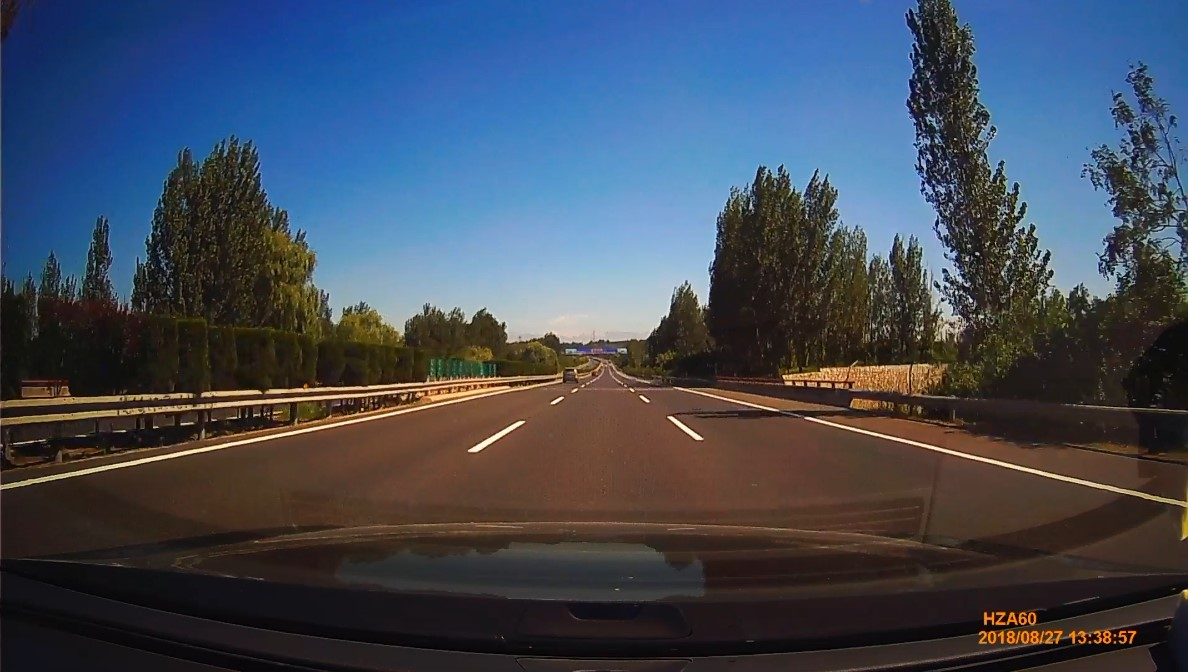
#> input picture Img_test/im1.jpg, 1188 x 672 px, found by its file name
$ python line_detect_test.py
#> lines starting #> are read from the running program, lines starting #| are printed output that depends on the picture; after the words box and inside, x2 and y2 are one past the last pixel; in counts of white or black regions, pixels touching at a corner belong together
import matplotlib.pyplot as plt
import matplotlib.image as mpimg
import numpy as np

# Read in the image
image = mpimg.imread('Img_test\im1.jpg')
#> image is the input picture: shape (672, 1188, 3); mean R, G, B 65.3, 74.2, 88.6

# Grab the x and y size and make a copy of the image
ysize = image.shape[0]
#> ysize = 672
xsize = image.shape[1]
#> xsize = 1188
color_select = np.copy(image)
line_image = np.copy(image)

# Define color selection criteria
# MODIFY THESE VARIABLES TO MAKE YOUR COLOR SELECTION
red_threshold = 200
green_threshold = 200
blue_threshold = 200

rgb_threshold = [red_threshold, green_threshold, blue_threshold]

# Define the vertices of a triangular mask.
# Keep in mind the origin (x=0, y=0) is in the upper left
# MODIFY THESE VALUES TO ISOLATE THE REGION
# WHERE THE LANE LINES ARE IN THE IMAGE
left_bottom = [100, 539]
right_bottom = [950, 539]
apex = [480, 290]

# Perform a linear fit (y=Ax+B) to each of the three sides of the triangle
# np.polyfit returns the coefficients [A, B] of the fit
fit_left = np.polyfit((left_bottom[0], apex[0]), (left_bottom[1], apex[1]), 1)
fit_right = np.polyfit((right_bottom[0], apex[0]), (right_bottom[1], apex[1]), 1)
fit_bottom = np.polyfit((left_bottom[0], right_bottom[0]), (left_bottom[1], right_bottom[1]), 1)

# Mask pixels below the threshold
color_thresholds = (image[:,:,0] < rgb_threshold[0]) | \
                    (image[:,:,1] < rgb_threshold[1]) | \
                    (image[:,:,2] < rgb_threshold[2])
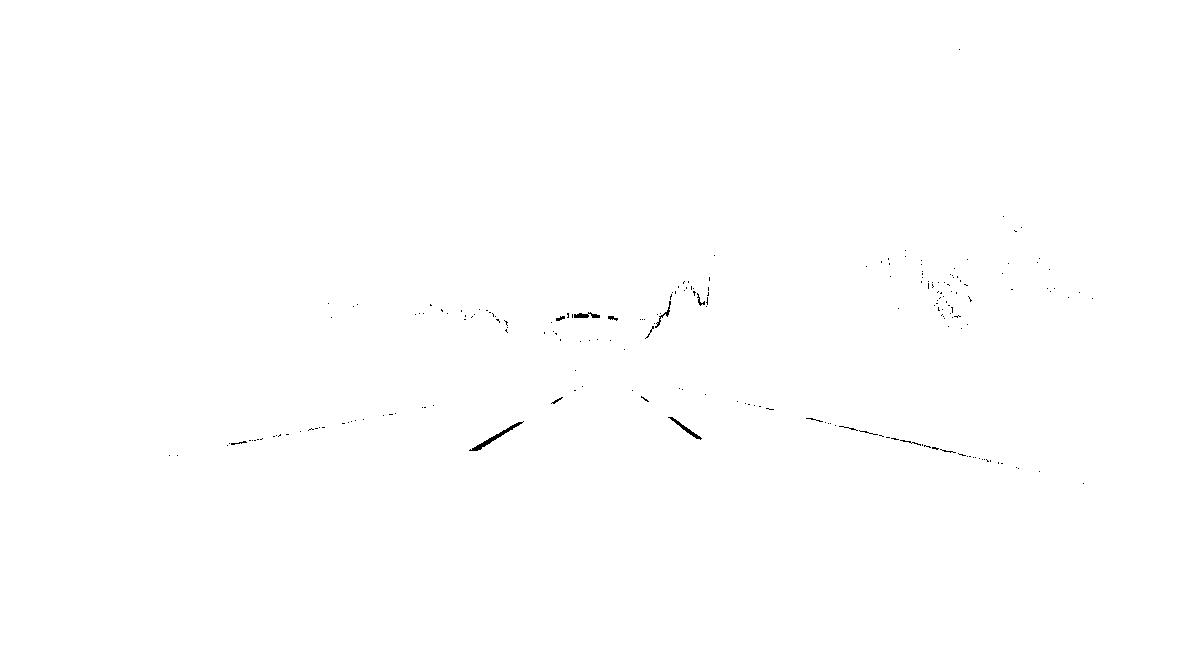
#> color_thresholds: shape (672, 1188) bool; 99.8% white; black in thin lines or dots, all inside (x1, y1, x2, y2) = (169, 49, 1093, 484)

# Find the region inside the lines
XX, YY = np.meshgrid(np.arange(0, xsize), np.arange(0, ysize))
region_thresholds = (YY > (XX*fit_left[0] + fit_left[1])) & \
                    (YY > (XX*fit_right[0] + fit_right[1])) & \
                    (YY < (XX*fit_bottom[0] + fit_bottom[1]))

# Mask color and region selection
color_select[color_thresholds | ~region_thresholds] = [0, 0, 0]
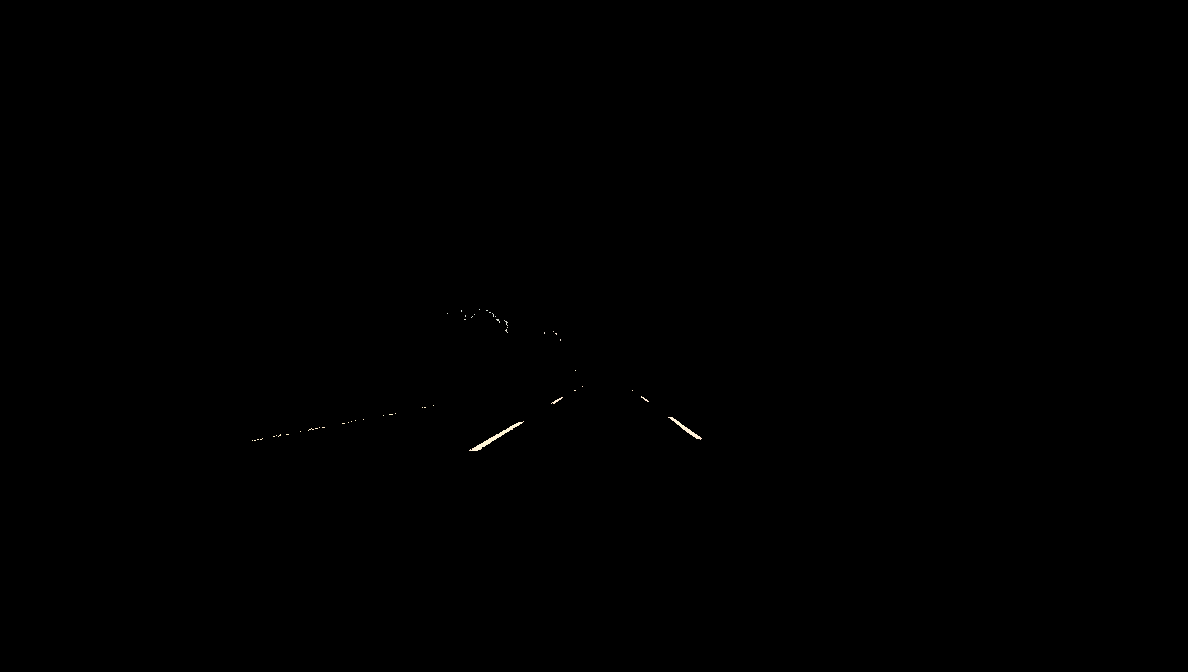
#> color_select: shape (672, 1188, 3); mean R, G, B 0.2, 0.1, 0.1
# Color pixels red where both color and region selections met
line_image[~color_thresholds & region_thresholds] = [9, 255, 0]
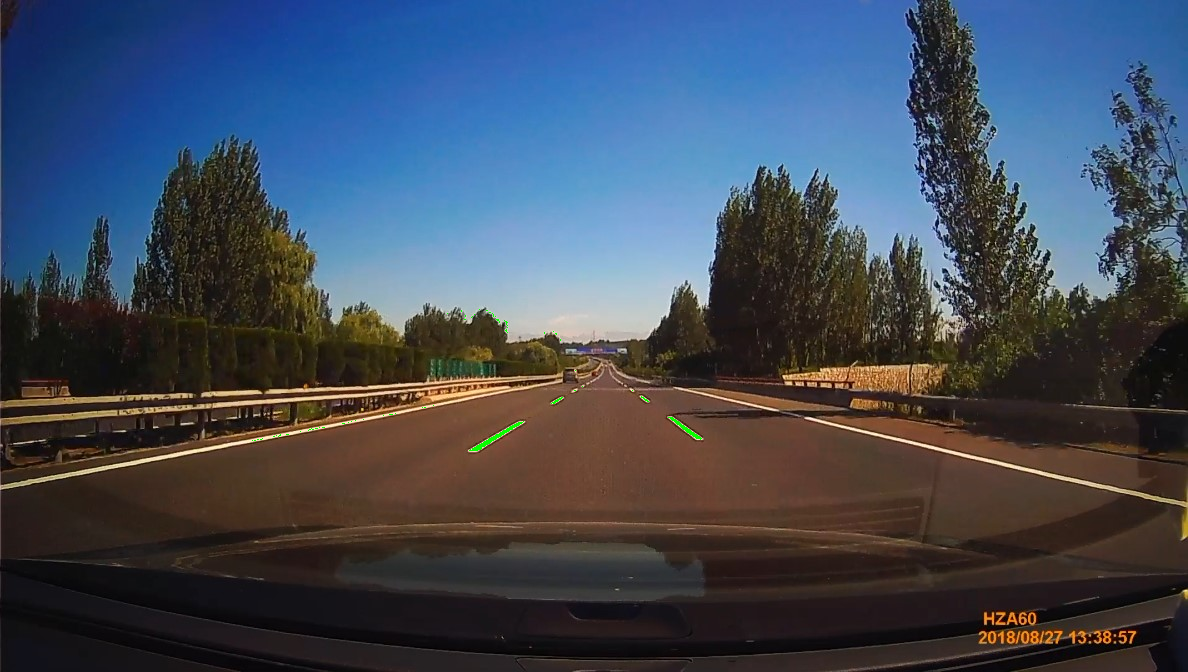
#> line_image: shape (672, 1188, 3); 0.06% of pixels changed, all inside (x1, y1, x2, y2) = (252, 309, 702, 451)

# Display the image and show region and color selections
plt.imshow(image)
x = [left_bottom[0], right_bottom[0], apex[0], left_bottom[0]]
y = [left_bottom[1], right_bottom[1], apex[1], left_bottom[1]]
plt.plot(x, y, 'r--', lw=4)
plt.title("Region Of Interest")
plt.show()
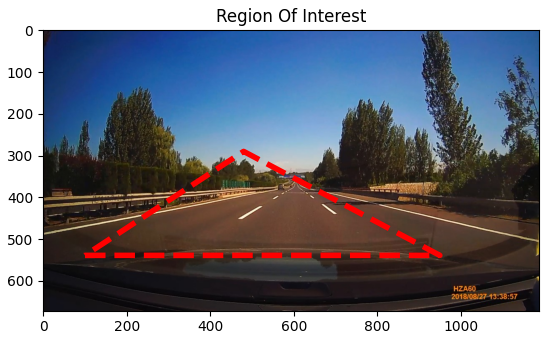
#> figure drawn by matplotlib, 1 panel
plt.imshow(color_select)
plt.title("Color Selection")
plt.show()
plt.imshow(line_image)
plt.title("Output Image")
plt.show()

$ run again, with Img_test/im2.jpg copied over Img_test/im1.jpg
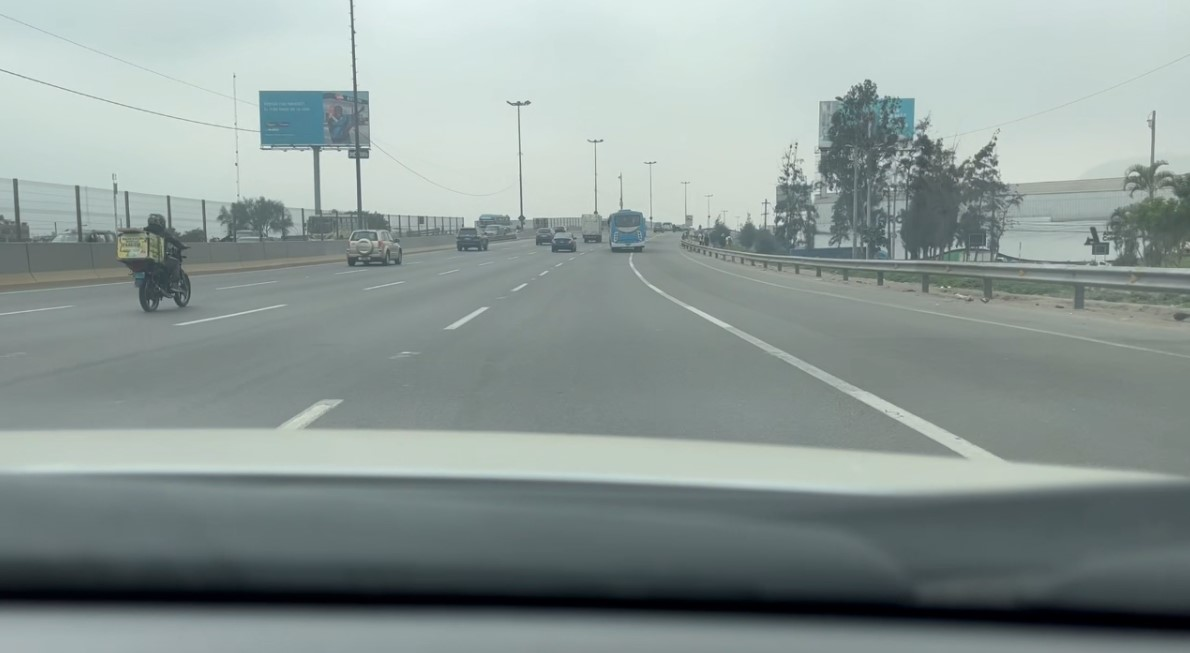
#> input picture Img_test/im2.jpg, 1190 x 653 px, found by its file name
#> image is the input picture: shape (653, 1190, 3); mean R, G, B 140.7, 153.1, 150.6
#> `color_thresholds = (image[:,:,0] < rgb_threshold[0]) | \ (image[:,:,1]..`:
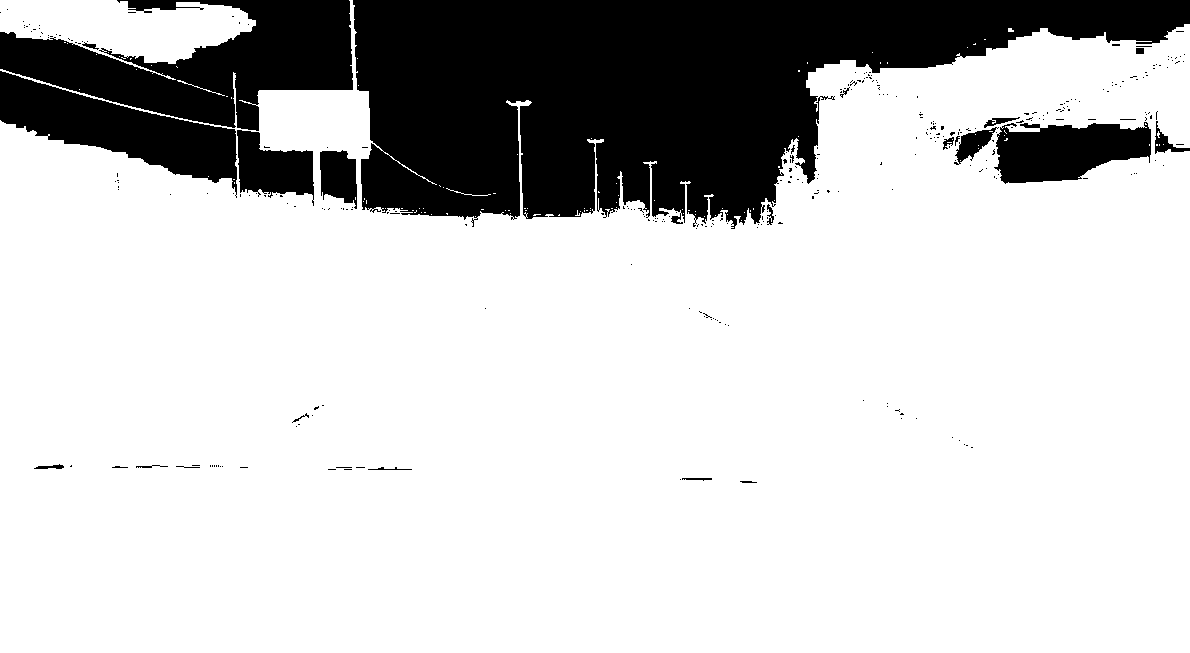
#> color_thresholds: shape (653, 1190) bool; 79% white; 324 black regions (301 under 20 px), largest, box (x1, y1, x2, y2) and area: (353, 0, 1190, 229) 112499, (0, 0, 353, 131) 23804, (0, 71, 237, 198) 12065
#> line_image: shape (653, 1190, 3); 0.03% of pixels changed, all inside (x1, y1, x2, y2) = (212, 308, 757, 483)
#> `plt.show()`:
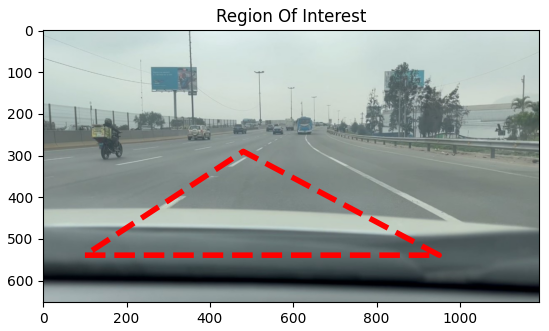
#> figure drawn by matplotlib, 1 panel

$ run again, with Img_test/im3.jpg copied over Img_test/im1.jpg
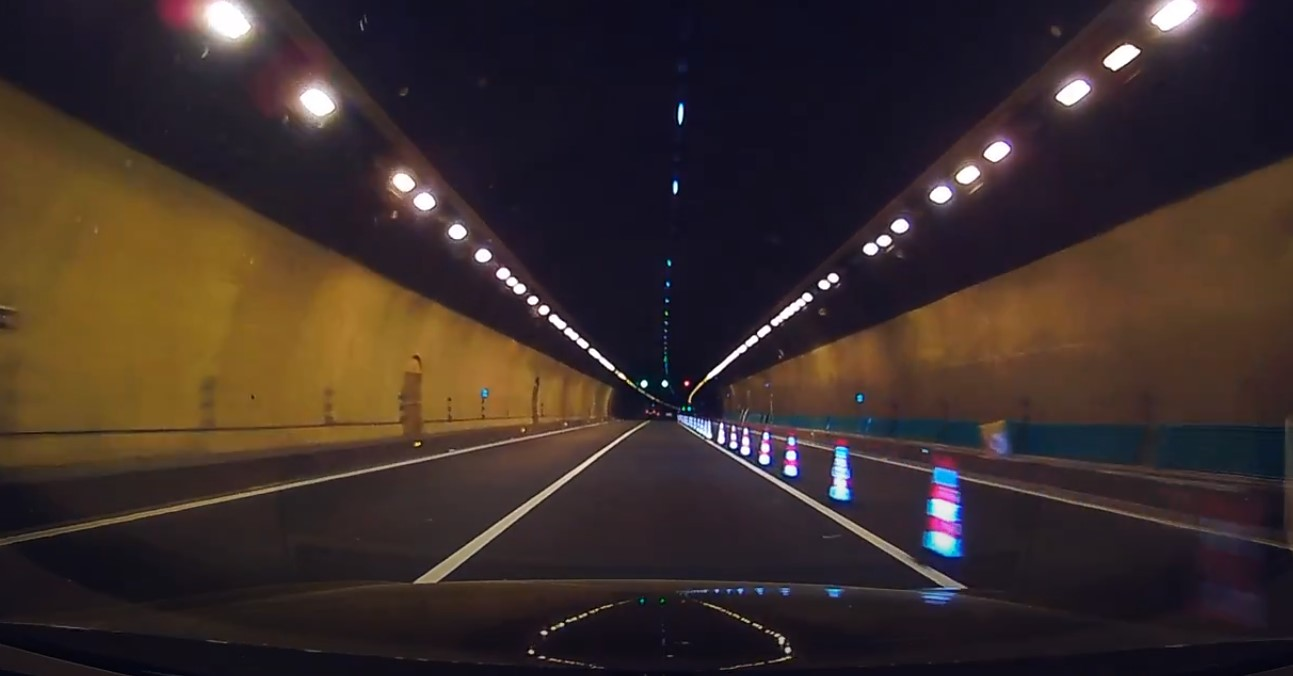
#> input picture Img_test/im3.jpg, 1293 x 676 px, found by its file name
#> image is the input picture: shape (676, 1293, 3); mean R, G, B 58.5, 45.2, 42.8
#> `color_thresholds = (image[:,:,0] < rgb_threshold[0]) | \ (image[:,:,1]..`:
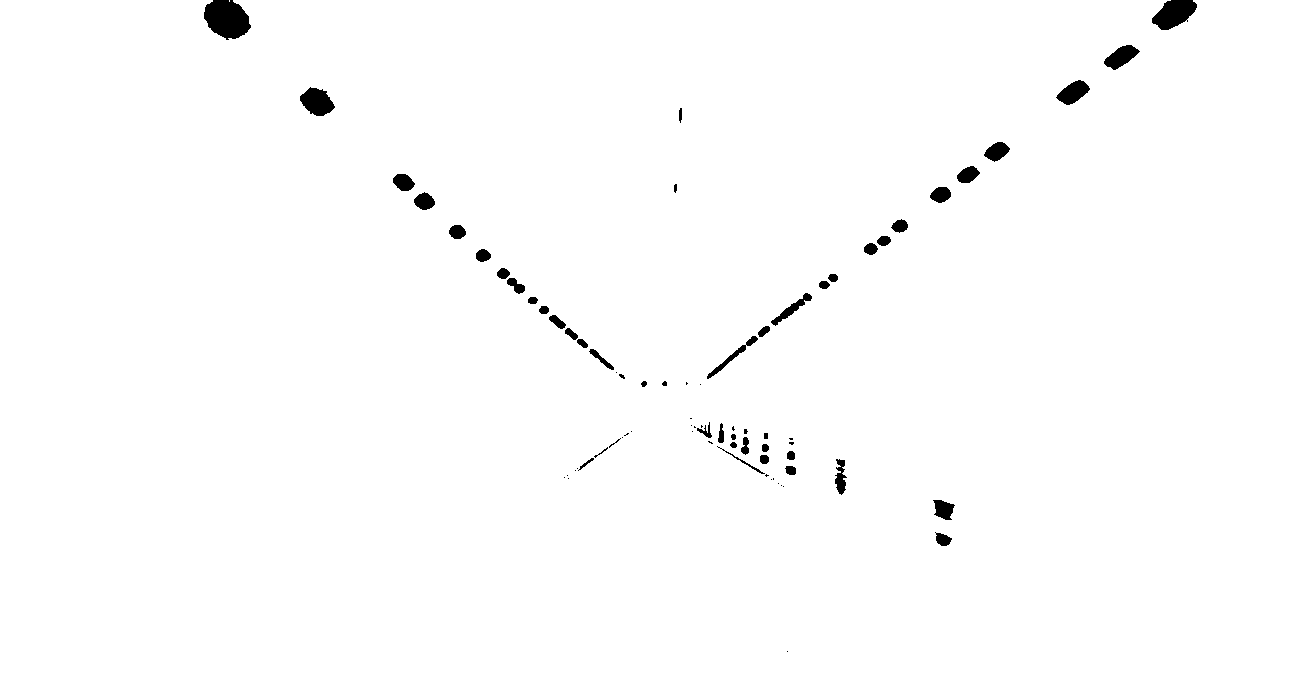
#> color_thresholds: shape (676, 1293) bool; 98.9% white; 78 black regions (30 under 20 px), largest, box (x1, y1, x2, y2) and area: (204, 0, 251, 40) 1366, (1152, 0, 1197, 30) 890, (300, 87, 335, 116) 672
#> line_image: shape (676, 1293, 3); 0.13% of pixels changed, all inside (x1, y1, x2, y2) = (564, 342, 951, 540)
#> `plt.show()`:
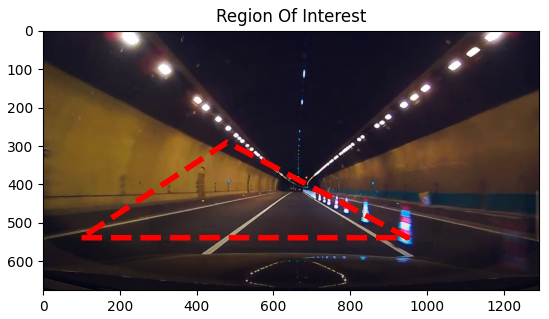
#> figure drawn by matplotlib, 1 panel

$ run again, with Img_test/im4.jpg copied over Img_test/im1.jpg
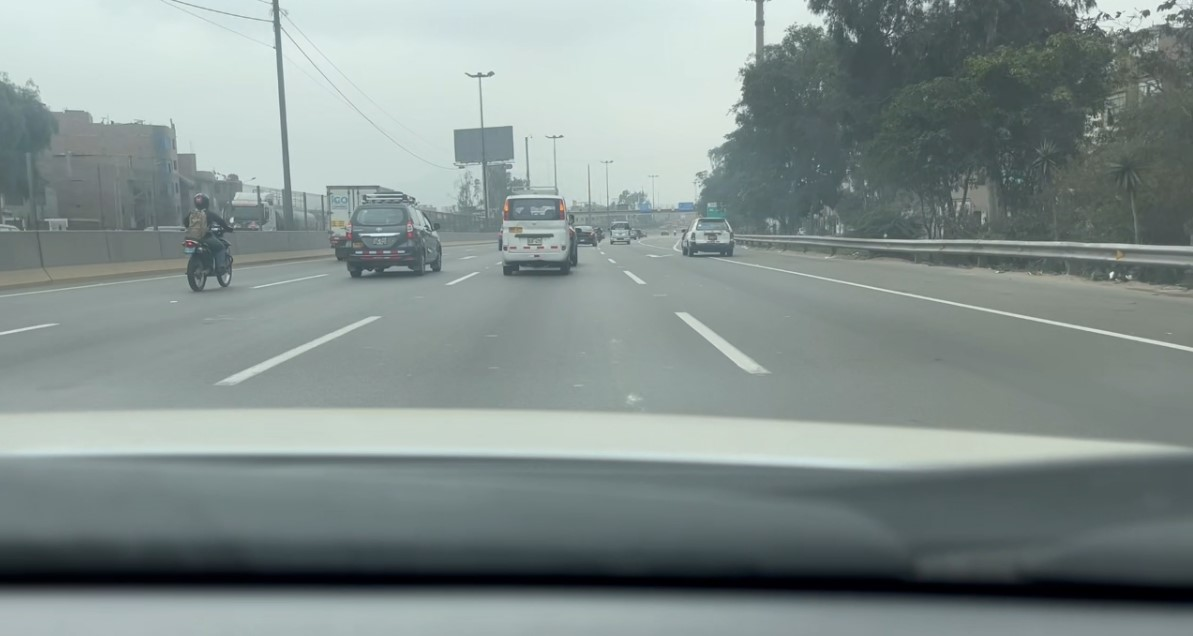
#> input picture Img_test/im4.jpg, 1193 x 636 px, found by its file name
#> image is the input picture: shape (636, 1193, 3); mean R, G, B 131.3, 143.6, 141.7
#> `color_thresholds = (image[:,:,0] < rgb_threshold[0]) | \ (image[:,:,1]..`:
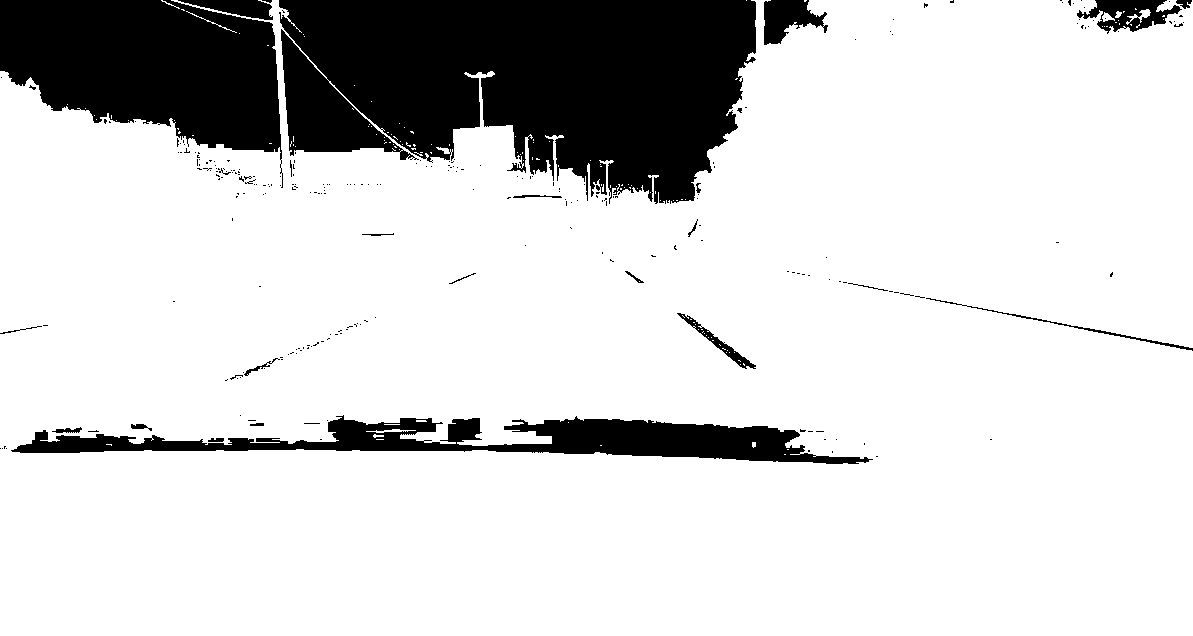
#> color_thresholds: shape (636, 1193) bool; 82.9% white; 256 black regions (232 under 20 px), largest, box (x1, y1, x2, y2) and area: (279, 0, 756, 204) 73319, (0, 0, 283, 188) 32417, (11, 415, 873, 464) 16978
#> line_image: shape (636, 1193, 3); 1.7% of pixels changed, all inside (x1, y1, x2, y2) = (236, 415, 803, 462)
#> `plt.show()`:
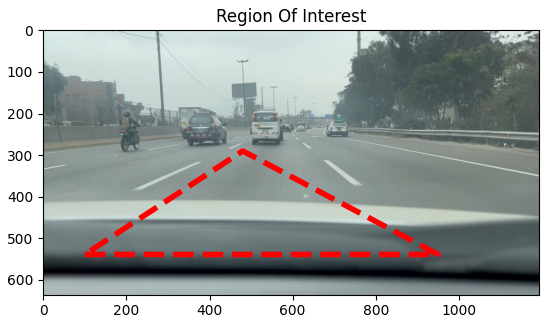
#> figure drawn by matplotlib, 1 panel
